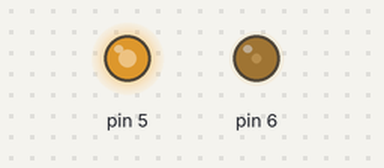
This sketch was run on a simulated Arduino Uno, built with avr-gcc and run on an emulated ATmega328P. Shown: output pins drawn as LEDs (lit = HIGH). At 0.0 s the program stops and its outputs stay as they are.

Above: at 0.1 s.
Timing chart, 0 to 1.5 s (numbered marks = the images above):
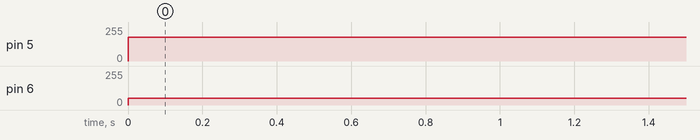

Measured:
- by itself, pin 5: 0/255 → 179/255 at 0.00 s
- by itself, pin 6: 0/255 → 51/255 at 0.00 s

The sketch:

LAB8Checkpoint2.ino
```cpp
#include <avr/io.h>  // รวมไลบรารี AVR IO สำหรับการนิยามรีจิสเตอร์

int main(void)
{
    // ตั้งค่า PD6 (OC0A) และ PD5 (OC0B) เป็นขาออก
    DDRD |= (1 << DDD6) | (1 << DDD5);  // ตั้งค่า PD6 และ PD5 เป็นขาออกโดยการตั้งบิต 6 และ 5 ในรีจิสเตอร์ DDRD

    // กำหนดค่า Timer 0 ให้เป็นโหมด Phase Correct PWM (WGM02:0 = 001)
    TCCR0A = (1 << WGM00);  // ตั้งบิต WGM00 ใน TCCR0A เพื่อเปิดใช้งานโหมด Phase Correct PWM
    TCCR0B = (0 << WGM02);  // ตรวจสอบให้แน่ใจว่าบิต WGM02 ใน TCCR0B ถูกล้าง (เป็น 0 โดยค่าเริ่มต้น)

    // ตั้งค่าโหมดไม่ผกผันสำหรับ OC0A และ OC0B
    TCCR0A |= (1 << COM0A1) | (0 << COM0A0);  // ตั้งบิต COM0A1 และล้างบิต COM0A0 สำหรับโหมดไม่ผกผันของ OC0A
    TCCR0A |= (1 << COM0B1) | (0 << COM0B0);  // ตั้งบิต COM0B1 และล้างบิต COM0B0 สำหรับโหมดไม่ผกผันของ OC0B

    // ตั้งค่าตัวแบ่งความถี่เป็น 1 (CS00:02 = 001)
    TCCR0B = (1 << CS00);  // ตั้งบิต CS00 ใน TCCR0B เพื่อใช้การไม่แบ่งความถี่ (prescaler = 1)

    // ตั้งค่าตัวนับเริ่มต้น
    TCNT0 = 0;  // กำหนดค่าเริ่มต้นให้ Timer/Counter0 เป็น 0

    // ตั้งค่ารีจิสเตอร์เปรียบเทียบเอาท์พุตสำหรับรอบการทำงานที่ต้องการ
    OCR0A = 51;   // ตั้งค่ารีจิสเตอร์เปรียบเทียบเอาท์พุต A เป็น 51 สำหรับรอบการทำงาน 20% ของ 510 (51/255 ≈ 0.2)
    OCR0B = 179;  // ตั้งค่ารีจิสเตอร์เปรียบเทียบเอาท์พุต B เป็น 179 สำหรับรอบการทำงาน 70% ของ 510 (179/255 ≈ 0.7)

    // ลูปที่ไม่มีที่สิ้นสุด
    while (1)  // ลูปที่ไม่มีที่สิ้นสุดเพื่อให้โปรแกรมทำงานต่อไป
    {
        // ไม่มีอะไรต้องทำที่นี่, สัญญาณ PWM ถูกสร้างอัตโนมัติ
    }

    return 0;  // คำสั่ง return แต่ไม่เคยถูกเรียกใช้งานในลูปที่ไม่มีที่สิ้นสุดนี้
}
```
